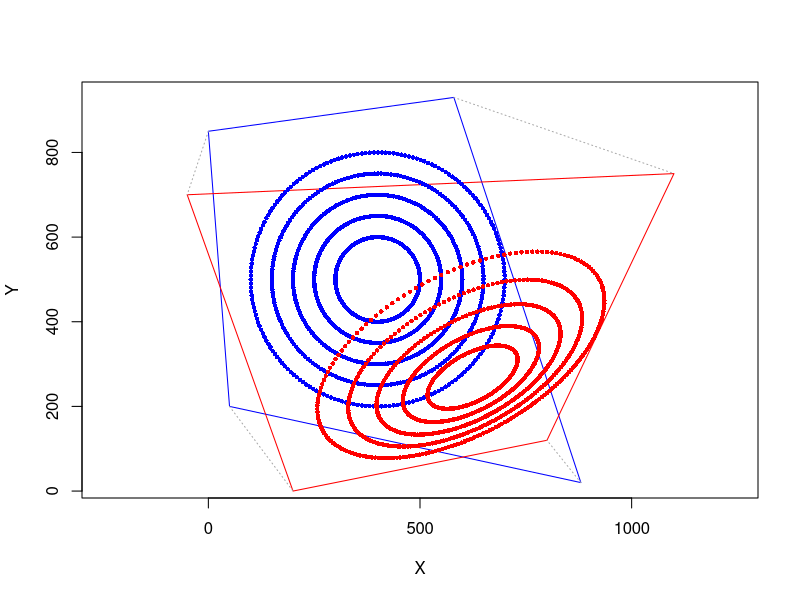

Source code (R):
# Linear keystone distortion correction
# www.overfitting.net
# https://www.overfitting.net/


# Keystone correction equations:
# https://discorpy.readthedocs.io/en/latest/tutorials/methods.html
# "2.2.7. Calculating coefficients of a correction model for perspective distortion"

# Distorted reference points (BLUE)
xd=c(50, 880, 580, 0)
yd=c(200, 20, 930, 850)

# Undistorted points (RED)
xu=c(200, 800, 1100, -50)
yu=c(0, 120, 750, 700)


# Solve 8 equations linear system: A * k = b -> k = inv(A) * b
A=matrix(nrow=8, ncol=8)
A[1,]=c(xd[1], yd[1], 1, 0,     0,     0, -xd[1]*xu[1], -yd[1]*xu[1])
A[2,]=c(0,     0,     0, xd[1], yd[1], 1, -xd[1]*yu[1], -yd[1]*yu[1])
A[3,]=c(xd[2], yd[2], 1, 0,     0,     0, -xd[2]*xu[2], -yd[2]*xu[2])
A[4,]=c(0,     0,     0, xd[2], yd[2], 1, -xd[2]*yu[2], -yd[2]*yu[2])
A[5,]=c(xd[3], yd[3], 1, 0,     0,     0, -xd[3]*xu[3], -yd[3]*xu[3])
A[6,]=c(0,     0,     0, xd[3], yd[3], 1, -xd[3]*yu[3], -yd[3]*yu[3])
A[7,]=c(xd[4], yd[4], 1, 0,     0,     0, -xd[4]*xu[4], -yd[4]*xu[4])
A[8,]=c(0,     0,     0, xd[4], yd[4], 1, -xd[4]*yu[4], -yd[4]*yu[4])

b=as.matrix(c(xu[1], yu[1], xu[2], yu[2], xu[3], yu[3], xu[4], yu[4]))

k=solve(A, b)  # equivalent to solve(A) %*% b

# Undo distortion function
undo.keystone = function(xd, yd, k) {
    xu = (k[1]*xd+k[2]*yd+k[3]) / (k[7]*xd+k[8]*yd+1)
    yu = (k[4]*xd+k[5]*yd+k[6]) / (k[7]*xd+k[8]*yd+1)
    return(c(xu, yu))  # return pair (xu, yu)
}

# Check
for (i in 1:4) {
    print(undo.keystone(xd[i], yd[i], k))
}


# Plot
plot(c(xd, xd[1]), c(yd, yd[1]), type='l', col='blue', asp=1,
     xlab='X', ylab='Y', xlim=c(-100,1100))
lines(c(xu, xu[1]), c(yu, yu[1]), type='l', col='red')

for (i in 1:4) {
    lines(c(xd[i], xu[i]), c(yd[i], yu[i]), type='l', lty=3, col='darkgray')
}

# Circles
xdp=c()
ydp=c()
R=100
for (j in 0:4) {
    for (i in 0:199) {
        xdp=c(xdp, 400+R*(j/2+1)*sin(2*pi*i/200))
        ydp=c(ydp, 500+R*(j/2+1)*cos(2*pi*i/200))
    }
}
lines(xdp, ydp, type='p', col='blue', pch=16, cex=0.6)
for (i in 1:length(xdp)) {
    xuyu=undo.keystone(xdp[i], ydp[i], k)
    lines(xuyu[1], xuyu[2], type='p', col='red', pch=16, cex=0.6)
}
